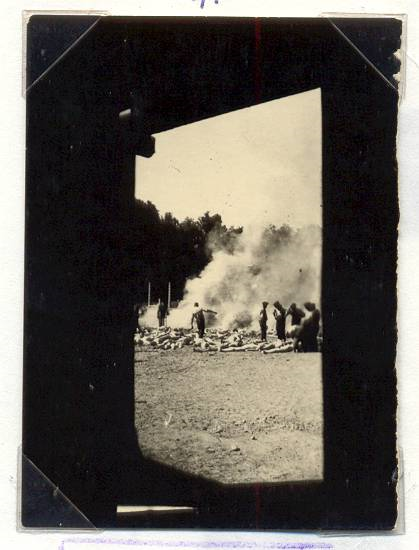
#> input picture HW04/inputs/P3/sonderkommando_photographs_280.png, 419 x 550 px
$ jupyter execute Exercise_3.ipynb
#> lines starting #> are read from the running program, lines starting #| are printed output that depends on the picture
# Digital Image Processing Exercise 4_3

Dr. Rahmati

By: Gholamreza Dar

Summer 2022

[cell 1]
import numpy as np

import matplotlib.pyplot as plt
import seaborn as sns; sns.set(); sns.set_style('dark')

import cv2

[cell 2]
## Functions
def rgb(img):
    return cv2.cvtColor(img, cv2.COLOR_BGR2RGB)

def bgr(img):
    return cv2.cvtColor(img, cv2.COLOR_RGB2BGR)

def gray(img):
    return cv2.cvtColor(img, cv2.COLOR_RGB2GRAY)

def uint8ify(img):
    img -= img.min()
    img /= img.max()
    img *= 255
    return np.uint8(img)

def overlay(a,b):
    # a and b should be float images and between 0-1

    mask = a >= 0.5 # generate boolean mask of everywhere a > 0.5
    ab = np.zeros_like(a) # generate an output container for the blended image

    # now do the blending
    ab[~mask] = (2*a*b)[~mask] # 2ab everywhere a<0.5
    ab[mask] = (1-2*(1-a)*(1-b))[mask] # else this

    return ab

def disp(img, title='', s=8, vmin=None, vmax=None):
    plt.figure(figsize=(s,s))
    plt.axis('off')
    if vmin is not None and vmax is not None:
        plt.imshow(img, cmap='gray', vmin=vmin, vmax=vmax)
    else:
        plt.imshow(img, cmap='gray')
    plt.title(title)
    plt.show()

def before_after(img_a, img_b, name="", vmin=None, vmax=None, effect_name="Processed"):
    fig, axs = plt.subplots(1,2, constrained_layout=True, figsize=(8,8))
    axs[0].axis('off')
    axs[1].axis('off')
    axs[0].set_title(f"{name} Original")
    axs[1].set_title(f"{name} {effect_name}")
    if vmin is not None and vmax is not None:
        axs[0].imshow(img_a, cmap='gray', vmin=vmin, vmax=vmax)
        axs[1].imshow(img_b, cmap='gray', vmin=vmin, vmax=vmax)
    else:
        axs[0].imshow(img_a, cmap='gray')
        axs[1].imshow(img_b, cmap='gray')
    plt.show()

def debug_control_points(img, src_pts):
    img_rgb = np.repeat(img[:,:,np.newaxis], 3, axis=-1)

    cv2.circle(img_rgb, src_pts[0].astype(np.int32), 10, (255,0,0), -1)
    cv2.circle(img_rgb, src_pts[1].astype(np.int32), 10, (0,255,0), -1)
    cv2.circle(img_rgb, src_pts[2].astype(np.int32), 10, (0,0,255), -1)
    cv2.circle(img_rgb, src_pts[3].astype(np.int32), 10, (255,255,0), -1)

    cv2.circle(img_rgb, ((src_pts[0]+src_pts[3])/2).astype(np.int32), 5, (255,0,255), -1)
    cv2.circle(img_rgb, ((src_pts[1]+src_pts[2])/2).astype(np.int32), 5, (255,0,255), -1)

    cv2.circle(img_rgb, ((src_pts[0]+src_pts[1])/2).astype(np.int32), 5, (0,255,255), -1)
    cv2.circle(img_rgb, ((src_pts[2]+src_pts[3])/2).astype(np.int32), 5, (0,255,255), -1)

    disp(uint8ify(img_rgb), "Control Points")

[cell 3]
## Loading Images
img_1 = cv2.imread('inputs/P3/sonderkommando_photographs_280.png', 0).astype(np.float32)
#> img_1: shape (550, 419) float32; min 0, max 255, mean 94.3
img_2 = cv2.imread('inputs/P3/sonderkommando_photographs_281.png', 0).astype(np.float32)
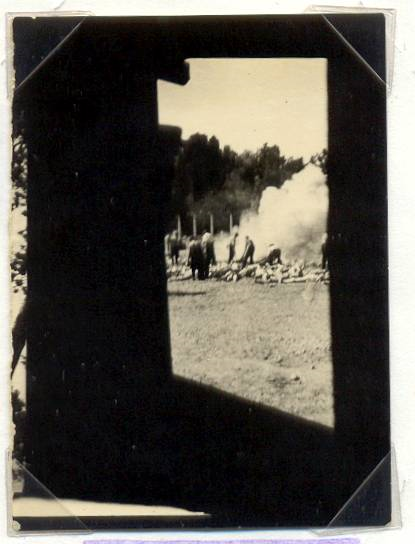
#> input picture HW04/inputs/P3/sonderkommando_photographs_281.png, 415 x 544 px
#> img_2: shape (544, 415) float32; min 0, max 255, mean 82.5

disp(img_1, 'img_1')
disp(img_2, 'img_2')

## Image 1

[cell 4]
src_pts = np.array([[137, 140], [318, 90], [320, 477], [136, 484]], dtype=np.float32)

# Debug Points
debug_control_points(img_1, src_pts)
#> in debug_control_points, `cv2.circle(img_rgb, ((src_pts[0]+src_pts[3])/2).astype(np.int32), 5, (..`: img_rgb: shape (550, 419, 3) float32; mean of channels 0, 1, 2 94.8, 94.7, 94.5
#> in debug_control_points, `cv2.circle(img_rgb, ((src_pts[1]+src_pts[2])/2).astype(np.int32), 5, (..`: img_rgb: shape (550, 419, 3) float32; mean of channels 0, 1, 2 94.9, 94.7, 94.5
#> in debug_control_points, `cv2.circle(img_rgb, ((src_pts[0]+src_pts[1])/2).astype(np.int32), 5, (..`: img_rgb: shape (550, 419, 3) float32; mean of channels 0, 1, 2 94.8, 94.7, 94.5
#> in debug_control_points, `cv2.circle(img_rgb, ((src_pts[2]+src_pts[3])/2).astype(np.int32), 5, (..`:
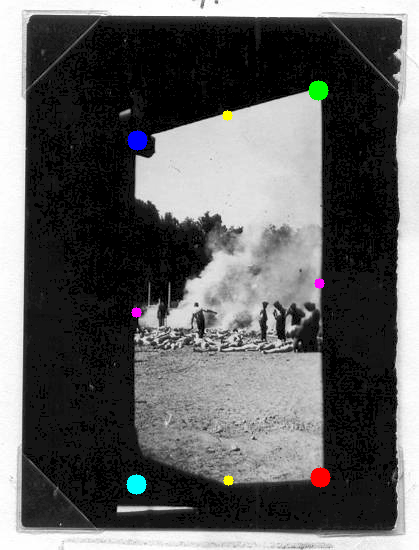
#> img_rgb: shape (550, 419, 3) float32; mean of channels 0, 1, 2 94.7, 94.7, 94.6; drawn as B, G, R

# Calculate new width and height
new_width = int((np.linalg.norm((src_pts[0]+src_pts[3])/2 - (src_pts[1]+src_pts[2])/2))*1.3)
new_height = int(np.linalg.norm((src_pts[0]+src_pts[1])/2 - (src_pts[2]+src_pts[3])/2))

dst_pts = np.array([[0, 0], [new_width, 0], [new_width, new_height], [0, new_height]], dtype=np.float32)

M = cv2.getPerspectiveTransform(src_pts, dst_pts)
img_1_warped = cv2.warpPerspective(img_1, M, (new_width, new_height))
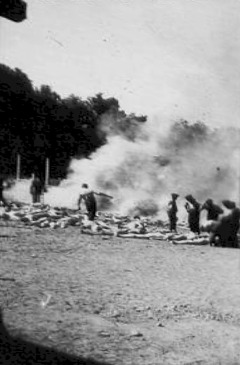
#> img_1_warped: shape (365, 240) float32; min 0, max 235, mean 151.6

disp(img_1_warped, "Image 1 Warped")

[cell 5]
# Enhance Contrast
# TODO
before_after(img_1, img_1_warped, "Image 1", effect_name="Warped")

img_1_warped_hist_eq = cv2.equalizeHist(uint8ify(img_1_warped))
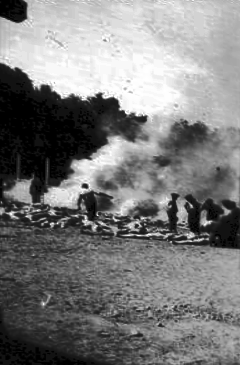
#> img_1_warped_hist_eq: shape (365, 240); min 0, max 255, mean 124
before_after(img_1_warped, img_1_warped_hist_eq, "Image 1", effect_name="Histogram Equalized" )

kernel = np.array([[-1,-1,-1], [-1,9,-1], [-1,-1,-1]])
img_1_sharpen = cv2.filter2D(uint8ify(img_1_warped.astype(np.float32)),-1, kernel)
cv2.addWeighted(uint8ify(img_1_warped.astype(np.float32)), 0.65, uint8ify(img_1_sharpen.astype(np.float32)), 0.35, 0, img_1_sharpen)
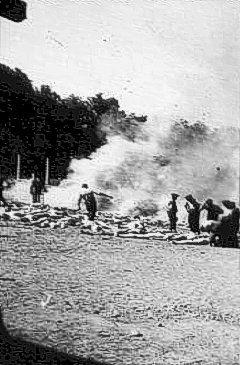
#> img_1_sharpen: shape (365, 240); min 0, max 255, mean 164.3
before_after(img_1_warped, img_1_sharpen, "Image 1", effect_name="Sharpen")

h, w = img_1_sharpen.shape
#> h = 365; w = 240
before_after(img_1, img_1_sharpen[h//8:h-h//8, :], "Image 1", effect_name="Enhanced")
#> call 4 of before_after, with name = 'Image 1', effect_name = 'Enhanced'
#> in before_after (call 4), `plt.show()`:
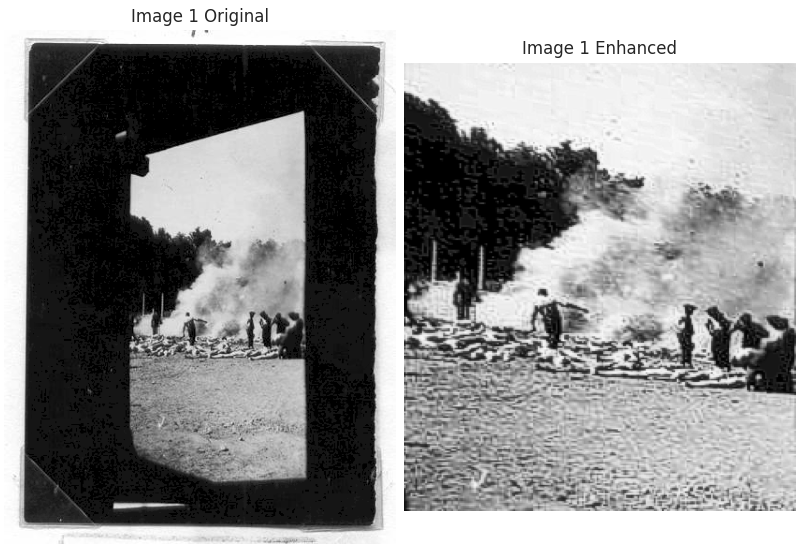
#> figure drawn by matplotlib, 2 panels
before_after(img_1, img_1_warped[h//8:h-h//8, :], "Image 1", effect_name="Just Warped")

## Image 2

[cell 6]
src_pts = np.array([[158,60], [324, 60], [331, 380], [174, 370]], dtype=np.float32)

# Debug Points
debug_control_points(img_2, src_pts)
#> in debug_control_points (call 2), `cv2.circle(img_rgb, ((src_pts[0]+src_pts[3])/2).astype(np.int32), 5, (..`: img_rgb: shape (544, 415, 3) float32; mean of channels 0, 1, 2 82.9, 82.8, 82.6
#> in debug_control_points (call 2), `cv2.circle(img_rgb, ((src_pts[1]+src_pts[2])/2).astype(np.int32), 5, (..`: img_rgb: shape (544, 415, 3) float32; mean of channels 0, 1, 2 83, 82.8, 82.6
#> in debug_control_points (call 2), `cv2.circle(img_rgb, ((src_pts[0]+src_pts[1])/2).astype(np.int32), 5, (..`: img_rgb: shape (544, 415, 3) float32; mean of channels 0, 1, 2 82.9, 82.8, 82.7
#> in debug_control_points (call 2), `cv2.circle(img_rgb, ((src_pts[2]+src_pts[3])/2).astype(np.int32), 5, (..`:
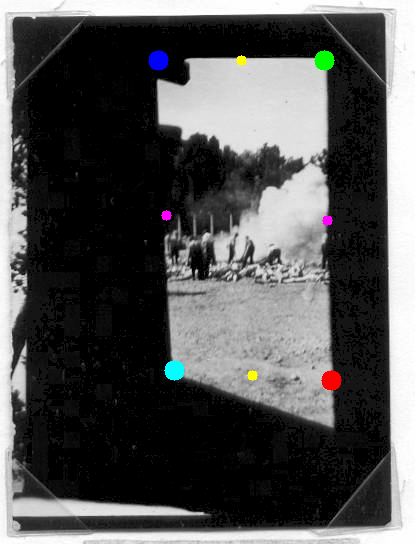
#> img_rgb: shape (544, 415, 3) float32; mean of channels 0, 1, 2 82.9, 82.9, 82.7; drawn as B, G, R

# Calculate new width and height
new_width = int((np.linalg.norm((src_pts[0]+src_pts[3])/2 - (src_pts[1]+src_pts[2])/2))*1.4)
new_height = int(np.linalg.norm((src_pts[0]+src_pts[1])/2 - (src_pts[2]+src_pts[3])/2))

dst_pts = np.array([[0, 0], [new_width, 0], [new_width, new_height], [0, new_height]], dtype=np.float32)

M = cv2.getPerspectiveTransform(src_pts, dst_pts)
img_2_warped = cv2.warpPerspective(img_2, M, (new_width, new_height))
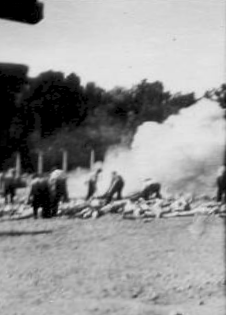
#> img_2_warped: shape (315, 226) float32; min 0, max 231.6, mean 151

disp(img_2_warped, "Image 2 Warped",s=6)

[cell 7]
# Enhance Contrast
# TODO
before_after(img_2, img_2_warped, "Image 2", effect_name="Warped")

img_2_warped_hist_eq = cv2.equalizeHist(uint8ify(img_2_warped))
#> in uint8ify (call 7), `img /= img.max()`:
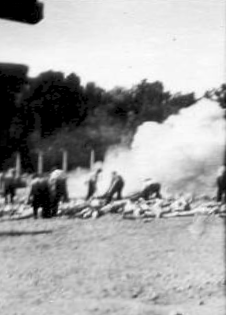
#> img: shape (315, 226) float32; min 0, max 1, mean 0.652
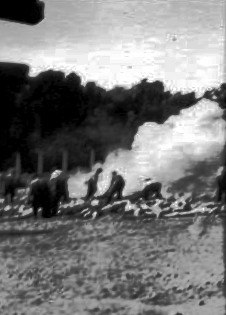
#> img_2_warped_hist_eq: shape (315, 226); min 0, max 255, mean 121.9
before_after(img_2_warped, img_2_warped_hist_eq, "Image 2", effect_name="Histogram Equalized" )

kernel = np.array([[-1,-1,-1], [-1,9,-1], [-1,-1,-1]])
img_2_sharpen = cv2.filter2D(uint8ify(img_2_warped.astype(np.float32)),-1, kernel)
cv2.addWeighted(uint8ify(img_2_warped.astype(np.float32)), 0.65, uint8ify(img_2_sharpen.astype(np.float32)), 0.35, 0, img_2_sharpen)
before_after(img_2_warped, img_2_sharpen, "Image 2", effect_name="Sharpen")
before_after(img_2, img_2_sharpen, "Image 2", effect_name="Enhanced")

h, w = img_2_sharpen.shape
#> h = 315; w = 226
before_after(img_2, img_2_sharpen[h//9:h-h//9, :], "Image 2", effect_name="Enhanced")
before_after(img_2, img_2_warped[h//9:h-h//9, :], "Image 2", effect_name="Just Warped")
